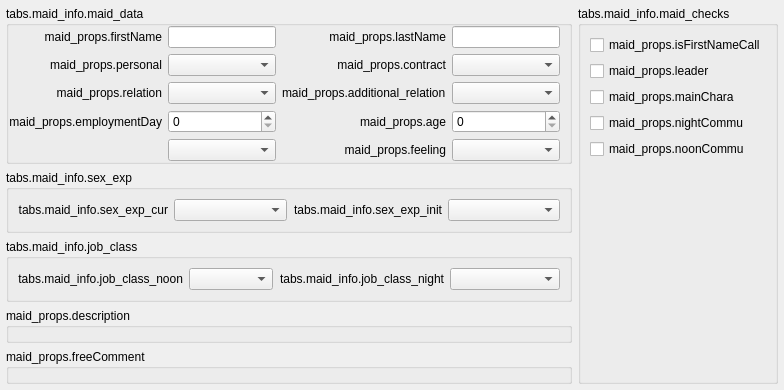
        <widget class="QWidget" name="tab_maid_info">
         <property name="enabled">
          <bool>true</bool>
         </property>
         <property name="sizePolicy">
          <sizepolicy hsizetype="Preferred" vsizetype="Preferred">
           <horstretch>0</horstretch>
           <verstretch>0</verstretch>
          </sizepolicy>
         </property>
         <property name="whatsThis">
          <string>tabs.maid_info.title</string>
         </property>
         <attribute name="title">
          <string>tabs.maid_info.title</string>
         </attribute>
         <layout class="QGridLayout" name="gridLayout">
          <property name="sizeConstraint">
           <enum>QLayout::SetDefaultConstraint</enum>
          </property>
          <property name="leftMargin">
           <number>6</number>
          </property>
          <property name="topMargin">
           <number>6</number>
          </property>
          <property name="rightMargin">
           <number>6</number>
          </property>
          <property name="bottomMargin">
           <number>6</number>
          </property>
          <item row="1" column="0">
           <widget class="QGroupBox" name="sex_exp_group">
            <property name="sizePolicy">
             <sizepolicy hsizetype="Expanding" vsizetype="Fixed">
              <horstretch>0</horstretch>
              <verstretch>0</verstretch>
             </sizepolicy>
            </property>
            <property name="whatsThis">
             <string>tabs.maid_info.sex_exp</string>
            </property>
            <property name="title">
             <string>tabs.maid_info.sex_exp</string>
            </property>
            <layout class="QGridLayout" name="gridLayout_3">
             <item row="0" column="2">
              <widget class="QComboBox" name="current_combo">
               <property name="sizePolicy">
                <sizepolicy hsizetype="Preferred" vsizetype="Fixed">
                 <horstretch>0</horstretch>
                 <verstretch>0</verstretch>
                </sizepolicy>
               </property>
              </widget>
             </item>
             <item row="0" column="3">
              <widget class="QLabel" name="initial_label">
               <property name="sizePolicy">
                <sizepolicy hsizetype="Minimum" vsizetype="Preferred">
                 <horstretch>0</horstretch>
                 <verstretch>0</verstretch>
                </sizepolicy>
               </property>
               <property name="whatsThis">
                <string>tabs.maid_info.sex_exp_init</string>
               </property>
               <property name="text">
                <string>tabs.maid_info.sex_exp_init</string>
               </property>
               <property name="alignment">
                <set>Qt::AlignRight|Qt::AlignTrailing|Qt::AlignVCenter</set>
               </property>
              </widget>
             </item>
             <item row="0" column="1">
              <widget class="QLabel" name="current_label">
               <property name="sizePolicy">
                <sizepolicy hsizetype="Minimum" vsizetype="Preferred">
                 <horstretch>0</horstretch>
                 <verstretch>0</verstretch>
                </sizepolicy>
               </property>
               <property name="whatsThis">
                <string>tabs.maid_info.sex_exp_cur</string>
               </property>
               <property name="layoutDirection">
                <enum>Qt::LeftToRight</enum>
               </property>
               <property name="text">
                <string>tabs.maid_info.sex_exp_cur</string>
               </property>
               <property name="alignment">
                <set>Qt::AlignRight|Qt::AlignTrailing|Qt::AlignVCenter</set>
               </property>
              </widget>
             </item>
             <item row="0" column="4">
              <widget class="QComboBox" name="initial_combo">
               <property name="sizePolicy">
                <sizepolicy hsizetype="Preferred" vsizetype="Fixed">
                 <horstretch>0</horstretch>
                 <verstretch>0</verstretch>
                </sizepolicy>
               </property>
              </widget>
             </item>
            </layout>
           </widget>
          </item>
          <item row="0" column="0">
           <widget class="QGroupBox" name="main_data_group">
            <property name="sizePolicy">
             <sizepolicy hsizetype="Preferred" vsizetype="Fixed">
              <horstretch>0</horstretch>
              <verstretch>0</verstretch>
             </sizepolicy>
            </property>
            <property name="whatsThis">
             <string>tabs.maid_info.maid_data</string>
            </property>
            <property name="title">
             <string>tabs.maid_info.maid_data</string>
            </property>
            <property name="alignment">
             <set>Qt::AlignLeading|Qt::AlignLeft|Qt::AlignTop</set>
            </property>
            <property name="flat">
             <bool>false</bool>
            </property>
            <property name="checkable">
             <bool>false</bool>
            </property>
            <layout class="QGridLayout" name="gridLayout_2">
             <property name="leftMargin">
              <number>0</number>
             </property>
             <property name="topMargin">
              <number>0</number>
             </property>
             <property name="bottomMargin">
              <number>0</number>
             </property>
             <item row="3" column="1">
              <widget class="QLabel" name="employment_day_label">
               <property name="whatsThis">
                <string>maid_props.employmentDay</string>
               </property>
               <property name="text">
                <string>maid_props.employmentDay</string>
               </property>
               <property name="alignment">
                <set>Qt::AlignRight|Qt::AlignTrailing|Qt::AlignVCenter</set>
               </property>
              </widget>
             </item>
             <item row="3" column="5">
              <widget class="QSpinBox" name="age_box">
               <property name="maximum">
                <number>99999</number>
               </property>
              </widget>
             </item>
             <item row="0" column="5">
              <widget class="QLineEdit" name="last_name_edit"/>
             </item>
             <item row="0" column="4">
              <widget class="QLabel" name="last_name_label">
               <property name="whatsThis">
                <string>maid_props.lastName</string>
               </property>
               <property name="text">
                <string>maid_props.lastName</string>
               </property>
               <property name="alignment">
                <set>Qt::AlignRight|Qt::AlignTrailing|Qt::AlignVCenter</set>
               </property>
              </widget>
             </item>
             <item row="3" column="4">
              <widget class="QLabel" name="age_label">
               <property name="whatsThis">
                <string>maid_props.age</string>
               </property>
               <property name="text">
                <string>maid_props.age</string>
               </property>
               <property name="alignment">
                <set>Qt::AlignRight|Qt::AlignTrailing|Qt::AlignVCenter</set>
               </property>
              </widget>
             </item>
             <item row="1" column="3">
              <widget class="QComboBox" name="personality_combo"/>
             </item>
             <item row="2" column="1">
              <widget class="QLabel" name="relation_label">
               <property name="whatsThis">
                <string>maid_props.relation</string>
               </property>
               <property name="text">
                <string>maid_props.relation</string>
               </property>
               <property name="alignment">
                <set>Qt::AlignRight|Qt::AlignTrailing|Qt::AlignVCenter</set>
               </property>
              </widget>
             </item>
             <item row="1" column="5">
              <widget class="QComboBox" name="contract_combo"/>
             </item>
             <item row="3" column="3">
              <widget class="QSpinBox" name="employment_day_box"/>
             </item>
             <item row="2" column="5">
              <widget class="QComboBox" name="additional_relation_combo"/>
             </item>
             <item row="4" column="3">
              <widget class="QComboBox" name="special_relation_combo"/>
             </item>
             <item row="2" column="4">
              <widget class="QLabel" name="additional_relation_label">
               <property name="whatsThis">
                <string>maid_props.additional_relation</string>
               </property>
               <property name="text">
                <string>maid_props.additional_relation</string>
               </property>
              </widget>
             </item>
             <item row="2" column="3">
              <widget class="QComboBox" name="relation_combo"/>
             </item>
             <item row="0" column="1">
              <widget class="QLabel" name="first_name_label">
               <property name="whatsThis">
                <string>maid_props.firstName</string>
               </property>
               <property name="layoutDirection">
                <enum>Qt::LeftToRight</enum>
               </property>
               <property name="text">
                <string>maid_props.firstName</string>
               </property>
               <property name="alignment">
                <set>Qt::AlignRight|Qt::AlignTrailing|Qt::AlignVCenter</set>
               </property>
              </widget>
             </item>
             <item row="0" column="3">
              <widget class="QLineEdit" name="first_name_edit"/>
             </item>
             <item row="1" column="4">
              <widget class="QLabel" name="contract_label">
               <property name="whatsThis">
                <string>maid_props.contract</string>
               </property>
               <property name="text">
                <string>maid_props.contract</string>
               </property>
               <property name="alignment">
                <set>Qt::AlignRight|Qt::AlignTrailing|Qt::AlignVCenter</set>
               </property>
              </widget>
             </item>
             <item row="1" column="1">
              <widget class="QLabel" name="personality_label">
               <property name="whatsThis">
                <string>maid_props.personal</string>
               </property>
               <property name="text">
                <string>maid_props.personal</string>
               </property>
               <property name="alignment">
                <set>Qt::AlignRight|Qt::AlignTrailing|Qt::AlignVCenter</set>
               </property>
              </widget>
             </item>
             <item row="4" column="5">
              <widget class="QComboBox" name="feeling_combo"/>
             </item>
             <item row="4" column="4">
              <widget class="QLabel" name="feeling_label">
               <property name="whatsThis">
                <string>maid_props.feeling</string>
               </property>
               <property name="text">
                <string>maid_props.feeling</string>
               </property>
               <property name="alignment">
                <set>Qt::AlignRight|Qt::AlignTrailing|Qt::AlignVCenter</set>
               </property>
              </widget>
             </item>
            </layout>
           </widget>
          </item>
          <item row="2" column="0">
           <widget class="QGroupBox" name="cur_classes_group">
            <property name="sizePolicy">
             <sizepolicy hsizetype="Preferred" vsizetype="Fixed">
              <horstretch>0</horstretch>
              <verstretch>0</verstretch>
             </sizepolicy>
            </property>
            <property name="whatsThis">
             <string>tabs.maid_info.job_class</string>
            </property>
            <property name="title">
             <string>tabs.maid_info.job_class</string>
            </property>
            <layout class="QGridLayout" name="gridLayout_4">
             <item row="0" column="1">
              <widget class="QComboBox" name="job_class_combo">
               <property name="sizePolicy">
                <sizepolicy hsizetype="Preferred" vsizetype="Fixed">
                 <horstretch>0</horstretch>
                 <verstretch>0</verstretch>
                </sizepolicy>
               </property>
              </widget>
             </item>
             <item row="0" column="2">
              <widget class="QLabel" name="yotogi_class_label">
               <property name="sizePolicy">
                <sizepolicy hsizetype="Minimum" vsizetype="Preferred">
                 <horstretch>0</horstretch>
                 <verstretch>0</verstretch>
                </sizepolicy>
               </property>
               <property name="whatsThis">
                <string>tabs.maid_info.job_class_night</string>
               </property>
               <property name="text">
                <string>tabs.maid_info.job_class_night</string>
               </property>
               <property name="alignment">
                <set>Qt::AlignRight|Qt::AlignTrailing|Qt::AlignVCenter</set>
               </property>
              </widget>
             </item>
             <item row="0" column="0">
              <widget class="QLabel" name="job_class_label">
               <property name="sizePolicy">
                <sizepolicy hsizetype="Minimum" vsizetype="Preferred">
                 <horstretch>0</horstretch>
                 <verstretch>0</verstretch>
                </sizepolicy>
               </property>
               <property name="whatsThis">
                <string>tabs.maid_info.job_class_noon</string>
               </property>
               <property name="text">
                <string>tabs.maid_info.job_class_noon</string>
               </property>
               <property name="alignment">
                <set>Qt::AlignRight|Qt::AlignTrailing|Qt::AlignVCenter</set>
               </property>
              </widget>
             </item>
             <item row="0" column="3">
              <widget class="QComboBox" name="yotogi_class_combo">
               <property name="sizePolicy">
                <sizepolicy hsizetype="Preferred" vsizetype="Fixed">
                 <horstretch>0</horstretch>
                 <verstretch>0</verstretch>
                </sizepolicy>
               </property>
               <property name="styleSheet">
                <string notr="true"/>
               </property>
               <property name="editable">
                <bool>false</bool>
               </property>
               <property name="sizeAdjustPolicy">
                <enum>QComboBox::AdjustToContents</enum>
               </property>
               <property name="minimumContentsLength">
                <number>10</number>
               </property>
              </widget>
             </item>
            </layout>
           </widget>
          </item>
          <item row="3" column="0">
           <widget class="QGroupBox" name="description_group">
            <property name="sizePolicy">
             <sizepolicy hsizetype="Preferred" vsizetype="Expanding">
              <horstretch>0</horstretch>
              <verstretch>0</verstretch>
             </sizepolicy>
            </property>
            <property name="minimumSize">
             <size>
              <width>0</width>
              <height>0</height>
             </size>
            </property>
            <property name="whatsThis">
             <string>maid_props.description</string>
            </property>
            <property name="title">
             <string>maid_props.description</string>
            </property>
            <layout class="QVBoxLayout" name="verticalLayout_4">
             <property name="leftMargin">
              <number>6</number>
             </property>
             <property name="topMargin">
              <number>6</number>
             </property>
             <property name="rightMargin">
              <number>6</number>
             </property>
             <property name="bottomMargin">
              <number>6</number>
             </property>
             <item>
              <widget class="QPlainTextEdit" name="maid_description_edit">
               <property name="enabled">
                <bool>false</bool>
               </property>
               <property name="sizePolicy">
                <sizepolicy hsizetype="Expanding" vsizetype="Ignored">
                 <horstretch>0</horstretch>
                 <verstretch>0</verstretch>
                </sizepolicy>
               </property>
               <property name="minimumSize">
                <size>
                 <width>0</width>
                 <height>0</height>
                </size>
               </property>
              </widget>
             </item>
            </layout>
           </widget>
          </item>
          <item row="4" column="0">
           <widget class="QGroupBox" name="user_comment_group">
            <property name="sizePolicy">
             <sizepolicy hsizetype="Preferred" vsizetype="Expanding">
              <horstretch>0</horstretch>
              <verstretch>0</verstretch>
             </sizepolicy>
            </property>
            <property name="whatsThis">
             <string>maid_props.freeComment</string>
            </property>
            <property name="title">
             <string>maid_props.freeComment</string>
            </property>
            <layout class="QVBoxLayout" name="verticalLayout_3">
             <property name="leftMargin">
              <number>6</number>
             </property>
             <property name="topMargin">
              <number>6</number>
             </property>
             <property name="rightMargin">
              <number>6</number>
             </property>
             <property name="bottomMargin">
              <number>6</number>
             </property>
             <item>
              <widget class="QPlainTextEdit" name="user_comment_text">
               <property name="enabled">
                <bool>false</bool>
               </property>
               <property name="sizePolicy">
                <sizepolicy hsizetype="Expanding" vsizetype="Ignored">
                 <horstretch>0</horstretch>
                 <verstretch>0</verstretch>
                </sizepolicy>
               </property>
               <property name="minimumSize">
                <size>
                 <width>0</width>
                 <height>0</height>
                </size>
               </property>
               <property name="documentTitle">
                <string notr="true"/>
               </property>
              </widget>
             </item>
            </layout>
           </widget>
          </item>
          <item row="0" column="1" rowspan="5">
           <widget class="QGroupBox" name="checks_group">
            <property name="sizePolicy">
             <sizepolicy hsizetype="Preferred" vsizetype="Expanding">
              <horstretch>0</horstretch>
              <verstretch>0</verstretch>
             </sizepolicy>
            </property>
            <property name="whatsThis">
             <string>tabs.maid_info.maid_checks</string>
            </property>
            <property name="title">
             <string>tabs.maid_info.maid_checks</string>
            </property>
            <layout class="QVBoxLayout" name="verticalLayout">
             <item>
              <widget class="QCheckBox" name="isFirstNameCallCheck">
               <property name="whatsThis">
                <string>maid_props.isFirstNameCall</string>
               </property>
               <property name="text">
                <string>maid_props.isFirstNameCall</string>
               </property>
              </widget>
             </item>
             <item>
              <widget class="QCheckBox" name="leaderCheck">
               <property name="toolTip">
                <string/>
               </property>
               <property name="whatsThis">
                <string>maid_props.leader</string>
               </property>
               <property name="text">
                <string>maid_props.leader</string>
               </property>
              </widget>
             </item>
             <item>
              <widget class="QCheckBox" name="mainCharaCheck">
               <property name="whatsThis">
                <string>maid_props.mainChara</string>
               </property>
               <property name="text">
                <string>maid_props.mainChara</string>
               </property>
              </widget>
             </item>
             <item>
              <widget class="QCheckBox" name="nightCommuCheck">
               <property name="whatsThis">
                <string>maid_props.nightCommu</string>
               </property>
               <property name="text">
                <string>maid_props.nightCommu</string>
               </property>
              </widget>
             </item>
             <item>
              <widget class="QCheckBox" name="noonCommuCheck">
               <property name="whatsThis">
                <string>maid_props.noonCommu</string>
               </property>
               <property name="text">
                <string>maid_props.noonCommu</string>
               </property>
              </widget>
             </item>
             <item>
              <spacer name="verticalSpacer">
               <property name="orientation">
                <enum>Qt::Vertical</enum>
               </property>
               <property name="sizeHint" stdset="0">
                <size>
                 <width>20</width>
                 <height>40</height>
                </size>
               </property>
              </spacer>
             </item>
            </layout>
           </widget>
          </item>
         </layout>
        </widget>
